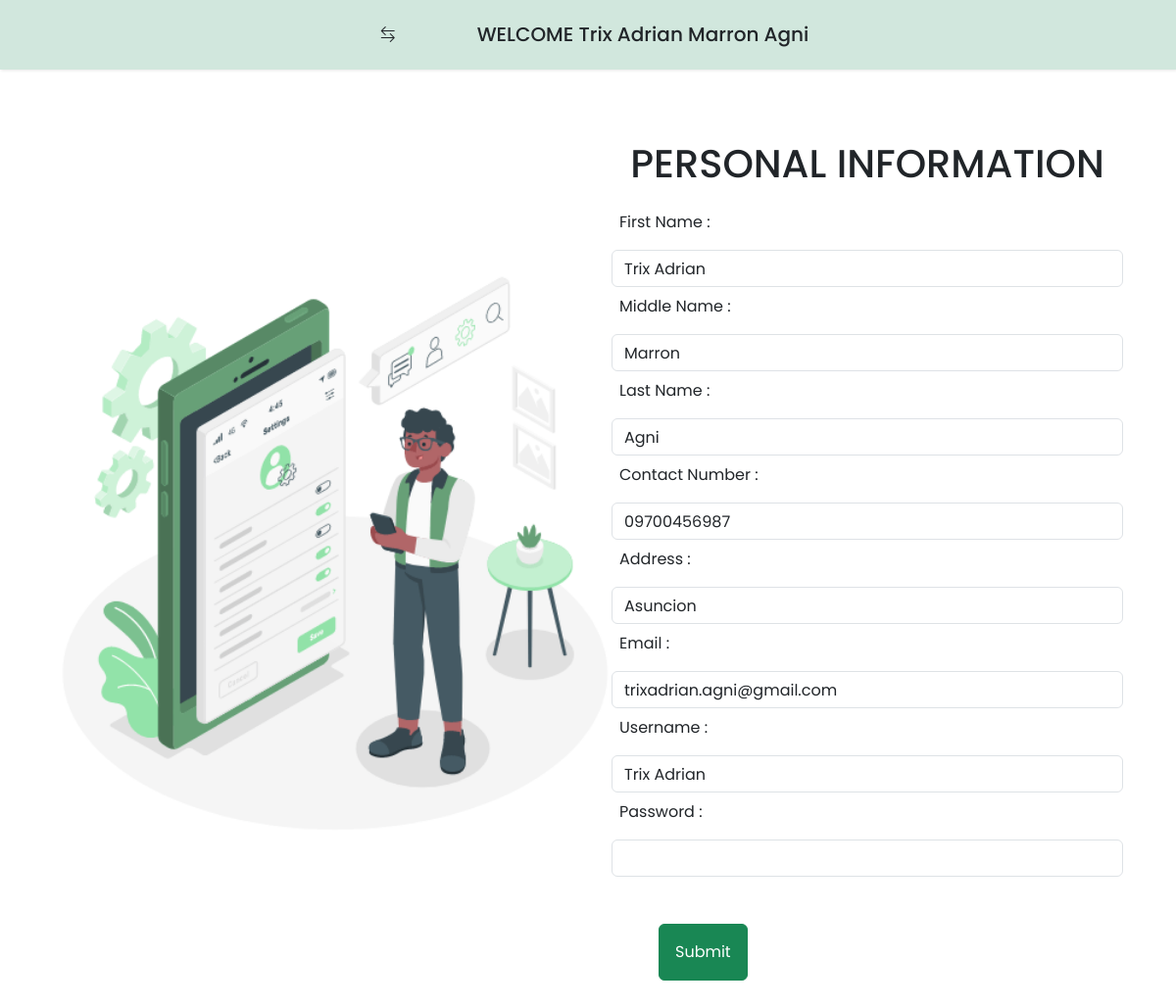
The page /profile_edit.php?edit=success (signed in) on the database its author committed.
### tables this page shows
CREATE TABLE `user` (
  `id` int(11) NOT NULL,
  `name` varchar(50) NOT NULL,
  `user_name` varchar(20) NOT NULL,
  `pass` varchar(255) NOT NULL,
  `type` varchar(10) NOT NULL
);

CREATE TABLE `renters` (
  `id` int(11) NOT NULL,
  `firstname` varchar(20) NOT NULL,
  `middlename` varchar(20) NOT NULL,
  `lastname` varchar(20) NOT NULL,
  `gender` varchar(6) NOT NULL,
  `email` varchar(50) NOT NULL,
  `address` varchar(30) NOT NULL,
  `contact` varchar(11) NOT NULL,
  `room_id` int(1) NOT NULL,
  `status` int(1) NOT NULL DEFAULT 1,
  `balance` float NOT NULL,
  `date_in` date NOT NULL DEFAULT current_timestamp()
);

### profile.php (the view, shortened to what this page needs)
<?php
include 'connect.php';
$id = $_SESSION['user'];
$sql2 = $conn->query("SELECT * from renters where id = '$id' ");
$sql3 = $conn->query("SELECT * FROM user where id = '$id'");
$row2 = $sql2->fetch_assoc();
$row3 = $sql3->fetch_assoc();
?>
<div class="container text-center">
    <div class="row">
        <div class="col-md-6">
            <img src="img/Personal settings.gif" style = "margin-top: 150px">
        </div>
        <div class="col-md-6 p-4">
            <h1 class="p-2">PERSONAL INFORMATION</h1>
            <div class="form-content  text-left">
                <form action="edit_info.php" method="POST">
                    <label for="fname" class="form-label p-2">First Name :</label>
                    <input type="text" class="form-control" placeholder=" " name="firstname" value="<?php echo $row2['firstname'] ?>">
                    <label for="fname" class="form-label p-2">Middle Name :</label>
                    <input type="text" class="form-control" placeholder=" " name="middlename" value="<?php echo $row2['middlename'] ?>">
                    <label for="fname" class="form-label p-2">Last Name :</label>
                    <input type="text" class="form-control" placeholder=" " name="lastname" value="<?php echo $row2['lastname'] ?>">
                    <label for="contact" class="form-label p-2">Contact Number :</label>
                    <input type="tel" class="form-control" placeholder=" " name="contact" value="<?php echo $row2['contact'] ?>">
                    <label for="contact" class="form-label p-2">Address :</label>
                    <input type="text" class="form-control" placeholder="" name="address" value="<?php echo $row2['address'] ?>">
                    <label for="contact" class="form-label p-2">Email :</label>
                    <input type="text" class="form-control" placeholder="" name="email" value="<?php echo $row2['email'] ?>">
                    <label for="contact" class="form-label p-2">Username :</label>
                    <input type="text" class="form-control" placeholder="" name="user" value="<?php echo $row3['user_name'] ?>">
                    <label for="contact" class="form-label p-2">Password :</label>
                    <input type="password" class="form-control" placeholder="" name="pass" value="">
                    <div class="bttn d-block">
                        <input type="submit" class="btn btn-success m-5 p-3" name="submit">
                    </div>
                </form>
            </div>
        </div>
    </div>
</div>

### profile_edit.php (shortened to what this page needs)
<!DOCTYPE html>
<html lang="en">
<head>
    <?php include 'links.php';
    ?>
    <link href="https://cdn.jsdelivr.net/npm/bootstrap@5.3.2/dist/css/bootstrap.min.css" rel="stylesheet" />
    <link rel="stylesheet" href="https://cdnjs.cloudflare.com/ajax/libs/font-awesome/4.7.0/css/font-awesome.min.css">
    <?php
    include 'connect.php';
    $id = $_SESSION['user'];
    $sql = $conn->query("SELECT * from user where id = '$id' ");
    $row = $sql->fetch_assoc();
    ?>
</head>
<body class="content justify-content-center">
    <div class="navbar justify-content-center bg-success-subtle p-3">
        <button id="logo-btn" class="btn btn-success-subtle" type="button" data-bs-toggle="offcanvas" data-bs-target="#offcanvasScrolling" aria-controls="offcanvasScrolling"><i class="bi bi-arrow-left-right"></i>
        </button>
        <h6 style="font-size: 20px;margin-top: 7px;"><span>WELCOME <?php echo $row['name'] ?></h6>
    </div>
    <?php include 'profile.php' ?>
</body>
</html>

### css/sidebar.css (style rules this page uses)
* { margin: 0; padding: 0; box-sizing: border-box; font-family: 'Poppins', sans-serif; }
:root { --body-color: #E4E9F7; --sidebar-color: #FFF; --primary-color: #695CFE; --primary-color-light: #F6F5FF; --toggle-color: #DDD; --text-color: #707070; --tran-03: all 0.2s ease; --tran-03: all 0.3s ease; --tran-04: all 0.3s ease; --tran-05: all 0.3s ease; }
body { min-height: 100vh; background-color: var(--body-color); transition: var(--tran-05); }

### profile_edit.php (style rules this page uses)
img { height: 75vh; width: 75vh; }
#logo-btn { margin-right: 70px; }

### rows shown on the page
user: name "Trix Adrian Marron Agni", user "Trix Adrian"
renters: firstname "Trix Adrian", middlename "Marron", lastname "Agni", contact "09700456987", address "Asuncion", email "trixadrian.agni@gmail.com"
